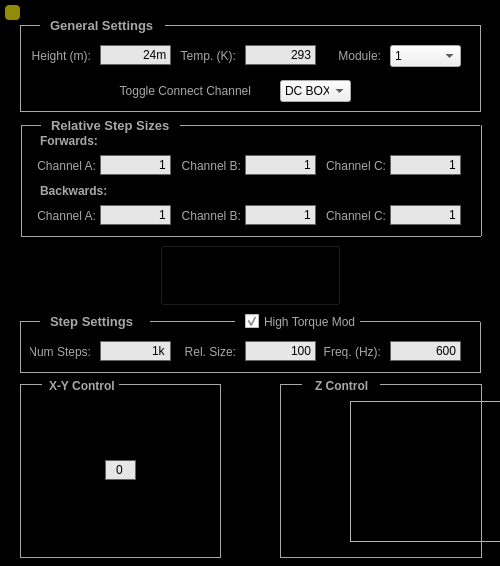
<?xml version="1.0" encoding="UTF-8"?>
<ui version="4.0">
 <class>MainWindow</class>
 <widget class="QMainWindow" name="MainWindow">
  <property name="geometry">
   <rect>
    <x>0</x>
    <y>0</y>
    <width>500</width>
    <height>566</height>
   </rect>
  </property>
  <property name="sizePolicy">
   <sizepolicy hsizetype="Fixed" vsizetype="Fixed">
    <horstretch>0</horstretch>
    <verstretch>0</verstretch>
   </sizepolicy>
  </property>
  <property name="minimumSize">
   <size>
    <width>500</width>
    <height>566</height>
   </size>
  </property>
  <property name="maximumSize">
   <size>
    <width>750</width>
    <height>566</height>
   </size>
  </property>
  <property name="windowTitle">
   <string>JPE Manual Control</string>
  </property>
  <property name="windowIcon">
   <iconset resource="../Resources/nSOTScannerResources.qrc">
    <normaloff>:/nSOTScanner/Pictures/jj_schema.svg</normaloff>:/nSOTScanner/Pictures/jj_schema.svg</iconset>
  </property>
  <widget class="QWidget" name="centralwidget">
   <property name="sizePolicy">
    <sizepolicy hsizetype="Fixed" vsizetype="Fixed">
     <horstretch>0</horstretch>
     <verstretch>0</verstretch>
    </sizepolicy>
   </property>
   <property name="styleSheet">
    <string notr="true">#centralwidget{background-color: rgb(0,0,0);}

QLabel{
color:rgb(168,168,168)
}

QLineEdit{
border: 1px solid rgb(100,100,100);
background-color:rgb(230,230,230);
}

QTextEdit{
border: 1px solid black;
background-color: black;
color:rgb(168,168,168);
}

</string>
   </property>
   <widget class="QPushButton" name="push_Servers">
    <property name="geometry">
     <rect>
      <x>5</x>
      <y>5</y>
      <width>15</width>
      <height>15</height>
     </rect>
    </property>
    <property name="styleSheet">
     <string notr="true">#push_Servers{
background: rgb(144, 140, 9);
 border-radius: 4px;
}</string>
    </property>
    <property name="text">
     <string/>
    </property>
   </widget>
   <widget class="QLabel" name="label_12">
    <property name="geometry">
     <rect>
      <x>165</x>
      <y>341</y>
      <width>71</width>
      <height>22</height>
     </rect>
    </property>
    <property name="text">
     <string>Rel. Size:</string>
    </property>
    <property name="alignment">
     <set>Qt::AlignRight|Qt::AlignTrailing|Qt::AlignVCenter</set>
    </property>
   </widget>
   <widget class="QLabel" name="label_21">
    <property name="geometry">
     <rect>
      <x>270</x>
      <y>45</y>
      <width>111</width>
      <height>22</height>
     </rect>
    </property>
    <property name="text">
     <string>Module:</string>
    </property>
    <property name="alignment">
     <set>Qt::AlignRight|Qt::AlignTrailing|Qt::AlignVCenter</set>
    </property>
   </widget>
   <widget class="QLineEdit" name="lineEdit_Temperature">
    <property name="geometry">
     <rect>
      <x>245</x>
      <y>45</y>
      <width>71</width>
      <height>20</height>
     </rect>
    </property>
    <property name="text">
     <string>293</string>
    </property>
    <property name="alignment">
     <set>Qt::AlignRight|Qt::AlignTrailing|Qt::AlignVCenter</set>
    </property>
   </widget>
   <widget class="QLabel" name="label_14">
    <property name="geometry">
     <rect>
      <x>155</x>
      <y>45</y>
      <width>81</width>
      <height>22</height>
     </rect>
    </property>
    <property name="text">
     <string>Temp. (K):</string>
    </property>
    <property name="alignment">
     <set>Qt::AlignRight|Qt::AlignTrailing|Qt::AlignVCenter</set>
    </property>
   </widget>
   <widget class="QLabel" name="label_title_8">
    <property name="geometry">
     <rect>
      <x>50</x>
      <y>311</y>
      <width>311</width>
      <height>21</height>
     </rect>
    </property>
    <property name="font">
     <font>
      <pointsize>10</pointsize>
      <weight>75</weight>
      <bold>true</bold>
     </font>
    </property>
    <property name="styleSheet">
     <string notr="true">#label_title{
color:rgb(168,168,168)
}</string>
    </property>
    <property name="text">
     <string>Step Settings</string>
    </property>
    <property name="alignment">
     <set>Qt::AlignLeading|Qt::AlignLeft|Qt::AlignVCenter</set>
    </property>
   </widget>
   <widget class="QLineEdit" name="lineEdit_JPE_Approach_Freq">
    <property name="geometry">
     <rect>
      <x>390</x>
      <y>341</y>
      <width>71</width>
      <height>20</height>
     </rect>
    </property>
    <property name="text">
     <string>600</string>
    </property>
    <property name="alignment">
     <set>Qt::AlignRight|Qt::AlignTrailing|Qt::AlignVCenter</set>
    </property>
   </widget>
   <widget class="QLabel" name="label_title_5">
    <property name="geometry">
     <rect>
      <x>50</x>
      <y>15</y>
      <width>311</width>
      <height>21</height>
     </rect>
    </property>
    <property name="font">
     <font>
      <pointsize>10</pointsize>
      <weight>75</weight>
      <bold>true</bold>
     </font>
    </property>
    <property name="styleSheet">
     <string notr="true">#label_title{
color:rgb(168,168,168)
}</string>
    </property>
    <property name="text">
     <string>General Settings</string>
    </property>
    <property name="alignment">
     <set>Qt::AlignLeading|Qt::AlignLeft|Qt::AlignVCenter</set>
    </property>
   </widget>
   <widget class="Line" name="line_4">
    <property name="geometry">
     <rect>
      <x>20</x>
      <y>371</y>
      <width>460</width>
      <height>3</height>
     </rect>
    </property>
    <property name="styleSheet">
     <string notr="true">#line_4{
color:rgb(168,168,168)
}</string>
    </property>
    <property name="frameShadow">
     <enum>QFrame::Plain</enum>
    </property>
    <property name="lineWidth">
     <number>1</number>
    </property>
    <property name="orientation">
     <enum>Qt::Horizontal</enum>
    </property>
   </widget>
   <widget class="QLineEdit" name="lineEdit_Tip_Height">
    <property name="geometry">
     <rect>
      <x>100</x>
      <y>45</y>
      <width>71</width>
      <height>20</height>
     </rect>
    </property>
    <property name="text">
     <string>24m</string>
    </property>
    <property name="alignment">
     <set>Qt::AlignRight|Qt::AlignTrailing|Qt::AlignVCenter</set>
    </property>
   </widget>
   <widget class="QLabel" name="label_11">
    <property name="geometry">
     <rect>
      <x>30</x>
      <y>341</y>
      <width>61</width>
      <height>22</height>
     </rect>
    </property>
    <property name="text">
     <string>Num Steps:</string>
    </property>
    <property name="alignment">
     <set>Qt::AlignRight|Qt::AlignTrailing|Qt::AlignVCenter</set>
    </property>
   </widget>
   <widget class="QComboBox" name="comboBox_JPE_Address">
    <property name="geometry">
     <rect>
      <x>390</x>
      <y>45</y>
      <width>71</width>
      <height>22</height>
     </rect>
    </property>
    <property name="currentIndex">
     <number>0</number>
    </property>
    <item>
     <property name="text">
      <string>1</string>
     </property>
    </item>
    <item>
     <property name="text">
      <string>2</string>
     </property>
    </item>
    <item>
     <property name="text">
      <string>3</string>
     </property>
    </item>
    <item>
     <property name="text">
      <string>4</string>
     </property>
    </item>
    <item>
     <property name="text">
      <string>5</string>
     </property>
    </item>
    <item>
     <property name="text">
      <string>6</string>
     </property>
    </item>
   </widget>
   <widget class="QLineEdit" name="lineEdit_JPE_Approach_Steps">
    <property name="geometry">
     <rect>
      <x>100</x>
      <y>341</y>
      <width>71</width>
      <height>20</height>
     </rect>
    </property>
    <property name="toolTip">
     <string>One step at 100% step size might correspond to approximately 25 nm. </string>
    </property>
    <property name="text">
     <string>1k</string>
    </property>
    <property name="alignment">
     <set>Qt::AlignRight|Qt::AlignTrailing|Qt::AlignVCenter</set>
    </property>
   </widget>
   <widget class="QLineEdit" name="lineEdit_JPE_Approach_Size">
    <property name="geometry">
     <rect>
      <x>245</x>
      <y>341</y>
      <width>71</width>
      <height>20</height>
     </rect>
    </property>
    <property name="text">
     <string>100</string>
    </property>
    <property name="alignment">
     <set>Qt::AlignRight|Qt::AlignTrailing|Qt::AlignVCenter</set>
    </property>
   </widget>
   <widget class="QLabel" name="label_10">
    <property name="geometry">
     <rect>
      <x>300</x>
      <y>341</y>
      <width>81</width>
      <height>22</height>
     </rect>
    </property>
    <property name="text">
     <string>Freq. (Hz):</string>
    </property>
    <property name="alignment">
     <set>Qt::AlignRight|Qt::AlignTrailing|Qt::AlignVCenter</set>
    </property>
   </widget>
   <widget class="QLabel" name="label_13">
    <property name="geometry">
     <rect>
      <x>30</x>
      <y>45</y>
      <width>61</width>
      <height>22</height>
     </rect>
    </property>
    <property name="text">
     <string>Height (m):</string>
    </property>
    <property name="alignment">
     <set>Qt::AlignRight|Qt::AlignTrailing|Qt::AlignVCenter</set>
    </property>
   </widget>
   <widget class="QPushButton" name="push_moveNegX">
    <property name="geometry">
     <rect>
      <x>45</x>
      <y>455</y>
      <width>45</width>
      <height>31</height>
     </rect>
    </property>
    <property name="styleSheet">
     <string notr="true">#push_moveNegX{
image:url(:/nSOTScanner/Pictures/doublearrow_left.png);
background: black;
border: 0px solid rgb(95,107,166);
}

QPushButton:pressed#push_moveNegX{
image:url(:/nSOTScanner/Pictures/doublearrow_left.png);
background: rgb(95,107,166);
border: 1px solid rgb(95,107,166);
}</string>
    </property>
    <property name="text">
     <string/>
    </property>
   </widget>
   <widget class="QPushButton" name="push_movePosY">
    <property name="geometry">
     <rect>
      <x>105</x>
      <y>395</y>
      <width>31</width>
      <height>45</height>
     </rect>
    </property>
    <property name="styleSheet">
     <string notr="true">#push_movePosY{
image:url(:/nSOTScanner/Pictures/doublearrow_up.png);
background: black;
border: 0px solid rgb(95,107,166);
}

QPushButton:pressed#push_movePosY{
image:url(:/nSOTScanner/Pictures/doublearrow_up.png);
background: rgb(95,107,166);
border: 1px solid rgb(95,107,166);
}</string>
    </property>
    <property name="text">
     <string/>
    </property>
   </widget>
   <widget class="QPushButton" name="push_moveNegY">
    <property name="geometry">
     <rect>
      <x>105</x>
      <y>501</y>
      <width>31</width>
      <height>45</height>
     </rect>
    </property>
    <property name="styleSheet">
     <string notr="true">#push_moveNegY{
image:url(:/nSOTScanner/Pictures/doublearrow_down.png);
background: black;
border: 0px solid rgb(95,107,166);
}

QPushButton:pressed#push_moveNegY{
image:url(:/nSOTScanner/Pictures/doublearrow_down.png);
background: rgb(95,107,166);
border: 1px solid rgb(95,107,166);
}</string>
    </property>
    <property name="text">
     <string/>
    </property>
   </widget>
   <widget class="QPushButton" name="push_movePosX">
    <property name="geometry">
     <rect>
      <x>151</x>
      <y>455</y>
      <width>45</width>
      <height>31</height>
     </rect>
    </property>
    <property name="styleSheet">
     <string notr="true">#push_movePosX{
image:url(:/nSOTScanner/Pictures/doublearrow_right.png);
background: black;
border: 0px solid rgb(95,107,166);
}

QPushButton:pressed#push_movePosX{
image:url(:/nSOTScanner/Pictures/doublearrow_right.png);
background: rgb(95,107,166);
border: 1px solid rgb(95,107,166);
}</string>
    </property>
    <property name="text">
     <string/>
    </property>
   </widget>
   <widget class="QPushButton" name="push_movePosZ">
    <property name="geometry">
     <rect>
      <x>310</x>
      <y>401</y>
      <width>31</width>
      <height>45</height>
     </rect>
    </property>
    <property name="styleSheet">
     <string notr="true">#push_movePosZ{
image:url(:/nSOTScanner/Pictures/doublearrow_up.png);
background: black;
border: 0px solid rgb(95,107,166);
}

QPushButton:pressed#push_movePosZ{
image:url(:/nSOTScanner/Pictures/doublearrow_up.png);
background: rgb(95,107,166);
border: 1px solid rgb(95,107,166);
}</string>
    </property>
    <property name="text">
     <string/>
    </property>
   </widget>
   <widget class="QPushButton" name="push_moveNegZ">
    <property name="geometry">
     <rect>
      <x>310</x>
      <y>497</y>
      <width>31</width>
      <height>45</height>
     </rect>
    </property>
    <property name="styleSheet">
     <string notr="true">#push_moveNegZ{
image:url(:/nSOTScanner/Pictures/doublearrow_down.png);
background: black;
border: 0px solid rgb(95,107,166);
}

QPushButton:pressed#push_moveNegZ{
image:url(:/nSOTScanner/Pictures/doublearrow_down.png);
background: rgb(95,107,166);
border: 1px solid rgb(95,107,166);
}</string>
    </property>
    <property name="text">
     <string/>
    </property>
   </widget>
   <widget class="QFrame" name="frame">
    <property name="geometry">
     <rect>
      <x>350</x>
      <y>401</y>
      <width>151</width>
      <height>141</height>
     </rect>
    </property>
    <property name="styleSheet">
     <string notr="true">#frame{
image:url(:/nSOTScanner/Pictures/Tip-Sample.png);
}</string>
    </property>
    <property name="frameShape">
     <enum>QFrame::StyledPanel</enum>
    </property>
    <property name="frameShadow">
     <enum>QFrame::Raised</enum>
    </property>
   </widget>
   <widget class="QLabel" name="label_XYControl">
    <property name="geometry">
     <rect>
      <x>49</x>
      <y>377</y>
      <width>71</width>
      <height>17</height>
     </rect>
    </property>
    <property name="font">
     <font>
      <weight>75</weight>
      <bold>true</bold>
     </font>
    </property>
    <property name="text">
     <string>X-Y Control</string>
    </property>
   </widget>
   <widget class="QLabel" name="label_ZControl">
    <property name="geometry">
     <rect>
      <x>315</x>
      <y>377</y>
      <width>61</width>
      <height>17</height>
     </rect>
    </property>
    <property name="font">
     <font>
      <weight>75</weight>
      <bold>true</bold>
     </font>
    </property>
    <property name="text">
     <string>Z Control</string>
    </property>
   </widget>
   <widget class="Line" name="line">
    <property name="geometry">
     <rect>
      <x>119</x>
      <y>383</y>
      <width>102</width>
      <height>3</height>
     </rect>
    </property>
    <property name="styleSheet">
     <string notr="true">#line{
color:rgb(168,168,168)
}</string>
    </property>
    <property name="frameShadow">
     <enum>QFrame::Plain</enum>
    </property>
    <property name="orientation">
     <enum>Qt::Horizontal</enum>
    </property>
   </widget>
   <widget class="Line" name="line_2">
    <property name="geometry">
     <rect>
      <x>219</x>
      <y>384</y>
      <width>3</width>
      <height>173</height>
     </rect>
    </property>
    <property name="styleSheet">
     <string notr="true">#line_2{
color:rgb(168,168,168)
}</string>
    </property>
    <property name="frameShadow">
     <enum>QFrame::Plain</enum>
    </property>
    <property name="orientation">
     <enum>Qt::Vertical</enum>
    </property>
   </widget>
   <widget class="Line" name="line_3">
    <property name="geometry">
     <rect>
      <x>20</x>
      <y>556</y>
      <width>201</width>
      <height>3</height>
     </rect>
    </property>
    <property name="styleSheet">
     <string notr="true">#line_3{
color:rgb(168,168,168)
}</string>
    </property>
    <property name="frameShadow">
     <enum>QFrame::Plain</enum>
    </property>
    <property name="orientation">
     <enum>Qt::Horizontal</enum>
    </property>
   </widget>
   <widget class="Line" name="line_5">
    <property name="geometry">
     <rect>
      <x>19</x>
      <y>384</y>
      <width>3</width>
      <height>173</height>
     </rect>
    </property>
    <property name="styleSheet">
     <string notr="true">#line_5{
color:rgb(168,168,168)
}</string>
    </property>
    <property name="frameShadow">
     <enum>QFrame::Plain</enum>
    </property>
    <property name="orientation">
     <enum>Qt::Vertical</enum>
    </property>
   </widget>
   <widget class="Line" name="line_6">
    <property name="geometry">
     <rect>
      <x>20</x>
      <y>383</y>
      <width>22</width>
      <height>3</height>
     </rect>
    </property>
    <property name="styleSheet">
     <string notr="true">#line_6{
color:rgb(168,168,168)
}</string>
    </property>
    <property name="frameShadow">
     <enum>QFrame::Plain</enum>
    </property>
    <property name="orientation">
     <enum>Qt::Horizontal</enum>
    </property>
   </widget>
   <widget class="Line" name="line_7">
    <property name="geometry">
     <rect>
      <x>380</x>
      <y>383</y>
      <width>102</width>
      <height>3</height>
     </rect>
    </property>
    <property name="styleSheet">
     <string notr="true">#line_7{
color:rgb(168,168,168)
}</string>
    </property>
    <property name="frameShadow">
     <enum>QFrame::Plain</enum>
    </property>
    <property name="orientation">
     <enum>Qt::Horizontal</enum>
    </property>
   </widget>
   <widget class="Line" name="line_8">
    <property name="geometry">
     <rect>
      <x>480</x>
      <y>384</y>
      <width>3</width>
      <height>173</height>
     </rect>
    </property>
    <property name="styleSheet">
     <string notr="true">#line_8{
color:rgb(168,168,168)
}</string>
    </property>
    <property name="frameShadow">
     <enum>QFrame::Plain</enum>
    </property>
    <property name="orientation">
     <enum>Qt::Vertical</enum>
    </property>
   </widget>
   <widget class="Line" name="line_9">
    <property name="geometry">
     <rect>
      <x>279</x>
      <y>384</y>
      <width>3</width>
      <height>173</height>
     </rect>
    </property>
    <property name="styleSheet">
     <string notr="true">#line_9{
color:rgb(168,168,168)
}</string>
    </property>
    <property name="frameShadow">
     <enum>QFrame::Plain</enum>
    </property>
    <property name="orientation">
     <enum>Qt::Vertical</enum>
    </property>
   </widget>
   <widget class="Line" name="line_10">
    <property name="geometry">
     <rect>
      <x>280</x>
      <y>383</y>
      <width>22</width>
      <height>3</height>
     </rect>
    </property>
    <property name="styleSheet">
     <string notr="true">#line_10{
color:rgb(168,168,168)
}</string>
    </property>
    <property name="frameShadow">
     <enum>QFrame::Plain</enum>
    </property>
    <property name="orientation">
     <enum>Qt::Horizontal</enum>
    </property>
   </widget>
   <widget class="Line" name="line_11">
    <property name="geometry">
     <rect>
      <x>280</x>
      <y>556</y>
      <width>202</width>
      <height>3</height>
     </rect>
    </property>
    <property name="styleSheet">
     <string notr="true">#line_11{
color:rgb(168,168,168)
}</string>
    </property>
    <property name="frameShadow">
     <enum>QFrame::Plain</enum>
    </property>
    <property name="orientation">
     <enum>Qt::Horizontal</enum>
    </property>
   </widget>
   <widget class="Line" name="line_12">
    <property name="geometry">
     <rect>
      <x>150</x>
      <y>320</y>
      <width>85</width>
      <height>3</height>
     </rect>
    </property>
    <property name="styleSheet">
     <string notr="true">#line_12{
color:rgb(168,168,168)
}</string>
    </property>
    <property name="frameShadow">
     <enum>QFrame::Plain</enum>
    </property>
    <property name="lineWidth">
     <number>1</number>
    </property>
    <property name="orientation">
     <enum>Qt::Horizontal</enum>
    </property>
   </widget>
   <widget class="Line" name="line_13">
    <property name="geometry">
     <rect>
      <x>479</x>
      <y>322</y>
      <width>3</width>
      <height>51</height>
     </rect>
    </property>
    <property name="styleSheet">
     <string notr="true">#line_13{
color:rgb(168,168,168)
}</string>
    </property>
    <property name="frameShadow">
     <enum>QFrame::Plain</enum>
    </property>
    <property name="orientation">
     <enum>Qt::Vertical</enum>
    </property>
   </widget>
   <widget class="Line" name="line_14">
    <property name="geometry">
     <rect>
      <x>19</x>
      <y>322</y>
      <width>3</width>
      <height>51</height>
     </rect>
    </property>
    <property name="styleSheet">
     <string notr="true">#line_14{
color:rgb(168,168,168)
}</string>
    </property>
    <property name="frameShadow">
     <enum>QFrame::Plain</enum>
    </property>
    <property name="orientation">
     <enum>Qt::Vertical</enum>
    </property>
   </widget>
   <widget class="Line" name="line_15">
    <property name="geometry">
     <rect>
      <x>20</x>
      <y>320</y>
      <width>20</width>
      <height>3</height>
     </rect>
    </property>
    <property name="styleSheet">
     <string notr="true">#line_15{
color:rgb(168,168,168)
}</string>
    </property>
    <property name="frameShadow">
     <enum>QFrame::Plain</enum>
    </property>
    <property name="lineWidth">
     <number>1</number>
    </property>
    <property name="orientation">
     <enum>Qt::Horizontal</enum>
    </property>
   </widget>
   <widget class="Line" name="line_16">
    <property name="geometry">
     <rect>
      <x>165</x>
      <y>24</y>
      <width>315</width>
      <height>3</height>
     </rect>
    </property>
    <property name="styleSheet">
     <string notr="true">#line_16{
color:rgb(168,168,168)
}</string>
    </property>
    <property name="frameShadow">
     <enum>QFrame::Plain</enum>
    </property>
    <property name="lineWidth">
     <number>1</number>
    </property>
    <property name="orientation">
     <enum>Qt::Horizontal</enum>
    </property>
   </widget>
   <widget class="Line" name="line_17">
    <property name="geometry">
     <rect>
      <x>19</x>
      <y>25</y>
      <width>3</width>
      <height>86</height>
     </rect>
    </property>
    <property name="styleSheet">
     <string notr="true">#line_17{
color:rgb(168,168,168)
}</string>
    </property>
    <property name="frameShadow">
     <enum>QFrame::Plain</enum>
    </property>
    <property name="orientation">
     <enum>Qt::Vertical</enum>
    </property>
   </widget>
   <widget class="Line" name="line_18">
    <property name="geometry">
     <rect>
      <x>479</x>
      <y>25</y>
      <width>3</width>
      <height>87</height>
     </rect>
    </property>
    <property name="styleSheet">
     <string notr="true">#line_18{
color:rgb(168,168,168)
}</string>
    </property>
    <property name="frameShadow">
     <enum>QFrame::Plain</enum>
    </property>
    <property name="orientation">
     <enum>Qt::Vertical</enum>
    </property>
   </widget>
   <widget class="Line" name="line_19">
    <property name="geometry">
     <rect>
      <x>20</x>
      <y>24</y>
      <width>20</width>
      <height>3</height>
     </rect>
    </property>
    <property name="styleSheet">
     <string notr="true">#line_19{
color:rgb(168,168,168)
}</string>
    </property>
    <property name="frameShadow">
     <enum>QFrame::Plain</enum>
    </property>
    <property name="lineWidth">
     <number>1</number>
    </property>
    <property name="orientation">
     <enum>Qt::Horizontal</enum>
    </property>
   </widget>
   <widget class="Line" name="line_20">
    <property name="geometry">
     <rect>
      <x>20</x>
      <y>110</y>
      <width>460</width>
      <height>3</height>
     </rect>
    </property>
    <property name="styleSheet">
     <string notr="true">#line_20{
color:rgb(168,168,168)
}</string>
    </property>
    <property name="frameShadow">
     <enum>QFrame::Plain</enum>
    </property>
    <property name="lineWidth">
     <number>1</number>
    </property>
    <property name="orientation">
     <enum>Qt::Horizontal</enum>
    </property>
   </widget>
   <widget class="QCheckBox" name="checkBox_Torque">
    <property name="geometry">
     <rect>
      <x>245</x>
      <y>311</y>
      <width>111</width>
      <height>21</height>
     </rect>
    </property>
    <property name="styleSheet">
     <string notr="true">#checkBox_Torque{
color: rgb(168,168,168)
}</string>
    </property>
    <property name="text">
     <string>High Torque Mode</string>
    </property>
    <property name="checked">
     <bool>true</bool>
    </property>
   </widget>
   <widget class="Line" name="line_21">
    <property name="geometry">
     <rect>
      <x>360</x>
      <y>320</y>
      <width>120</width>
      <height>3</height>
     </rect>
    </property>
    <property name="styleSheet">
     <string notr="true">#line_21{
color:rgb(168,168,168)
}</string>
    </property>
    <property name="frameShadow">
     <enum>QFrame::Plain</enum>
    </property>
    <property name="lineWidth">
     <number>1</number>
    </property>
    <property name="orientation">
     <enum>Qt::Horizontal</enum>
    </property>
   </widget>
   <widget class="QLineEdit" name="lineEdit_weight_for_A">
    <property name="geometry">
     <rect>
      <x>100</x>
      <y>155</y>
      <width>71</width>
      <height>20</height>
     </rect>
    </property>
    <property name="toolTip">
     <string>One step at 100% step size might correspond to approximately 25 nm. </string>
    </property>
    <property name="text">
     <string>1</string>
    </property>
    <property name="alignment">
     <set>Qt::AlignRight|Qt::AlignTrailing|Qt::AlignVCenter</set>
    </property>
   </widget>
   <widget class="QLineEdit" name="lineEdit_weight_for_C">
    <property name="geometry">
     <rect>
      <x>390</x>
      <y>155</y>
      <width>71</width>
      <height>20</height>
     </rect>
    </property>
    <property name="text">
     <string>1</string>
    </property>
    <property name="alignment">
     <set>Qt::AlignRight|Qt::AlignTrailing|Qt::AlignVCenter</set>
    </property>
   </widget>
   <widget class="QLineEdit" name="lineEdit_weight_for_B">
    <property name="geometry">
     <rect>
      <x>245</x>
      <y>155</y>
      <width>71</width>
      <height>20</height>
     </rect>
    </property>
    <property name="text">
     <string>1</string>
    </property>
    <property name="alignment">
     <set>Qt::AlignRight|Qt::AlignTrailing|Qt::AlignVCenter</set>
    </property>
   </widget>
   <widget class="Line" name="line_22">
    <property name="geometry">
     <rect>
      <x>21</x>
      <y>235</y>
      <width>460</width>
      <height>3</height>
     </rect>
    </property>
    <property name="styleSheet">
     <string notr="true">#line_22{
color:rgb(168,168,168)
}</string>
    </property>
    <property name="frameShadow">
     <enum>QFrame::Plain</enum>
    </property>
    <property name="lineWidth">
     <number>1</number>
    </property>
    <property name="orientation">
     <enum>Qt::Horizontal</enum>
    </property>
   </widget>
   <widget class="Line" name="line_23">
    <property name="geometry">
     <rect>
      <x>21</x>
      <y>124</y>
      <width>20</width>
      <height>3</height>
     </rect>
    </property>
    <property name="styleSheet">
     <string notr="true">#line_23{
color:rgb(168,168,168)
}</string>
    </property>
    <property name="frameShadow">
     <enum>QFrame::Plain</enum>
    </property>
    <property name="lineWidth">
     <number>1</number>
    </property>
    <property name="orientation">
     <enum>Qt::Horizontal</enum>
    </property>
   </widget>
   <widget class="Line" name="line_24">
    <property name="geometry">
     <rect>
      <x>180</x>
      <y>124</y>
      <width>300</width>
      <height>3</height>
     </rect>
    </property>
    <property name="styleSheet">
     <string notr="true">#line_24{
color:rgb(168,168,168)
}</string>
    </property>
    <property name="frameShadow">
     <enum>QFrame::Plain</enum>
    </property>
    <property name="lineWidth">
     <number>1</number>
    </property>
    <property name="orientation">
     <enum>Qt::Horizontal</enum>
    </property>
   </widget>
   <widget class="Line" name="line_25">
    <property name="geometry">
     <rect>
      <x>480</x>
      <y>125</y>
      <width>3</width>
      <height>111</height>
     </rect>
    </property>
    <property name="styleSheet">
     <string notr="true">#line_25{
color:rgb(168,168,168)
}</string>
    </property>
    <property name="frameShadow">
     <enum>QFrame::Plain</enum>
    </property>
    <property name="orientation">
     <enum>Qt::Vertical</enum>
    </property>
   </widget>
   <widget class="QLabel" name="label_title_6">
    <property name="geometry">
     <rect>
      <x>51</x>
      <y>115</y>
      <width>311</width>
      <height>21</height>
     </rect>
    </property>
    <property name="font">
     <font>
      <pointsize>10</pointsize>
      <weight>75</weight>
      <bold>true</bold>
     </font>
    </property>
    <property name="styleSheet">
     <string notr="true">#label_title{
color:rgb(168,168,168)
}</string>
    </property>
    <property name="text">
     <string>Relative Step Sizes</string>
    </property>
    <property name="alignment">
     <set>Qt::AlignLeading|Qt::AlignLeft|Qt::AlignVCenter</set>
    </property>
   </widget>
   <widget class="Line" name="line_26">
    <property name="geometry">
     <rect>
      <x>20</x>
      <y>125</y>
      <width>3</width>
      <height>111</height>
     </rect>
    </property>
    <property name="styleSheet">
     <string notr="true">#line_26{
color:rgb(168,168,168)
}</string>
    </property>
    <property name="frameShadow">
     <enum>QFrame::Plain</enum>
    </property>
    <property name="orientation">
     <enum>Qt::Vertical</enum>
    </property>
   </widget>
   <widget class="QLabel" name="label_15">
    <property name="geometry">
     <rect>
      <x>35</x>
      <y>155</y>
      <width>61</width>
      <height>22</height>
     </rect>
    </property>
    <property name="text">
     <string>Channel A:</string>
    </property>
    <property name="alignment">
     <set>Qt::AlignRight|Qt::AlignTrailing|Qt::AlignVCenter</set>
    </property>
   </widget>
   <widget class="QLabel" name="label_16">
    <property name="geometry">
     <rect>
      <x>180</x>
      <y>155</y>
      <width>61</width>
      <height>22</height>
     </rect>
    </property>
    <property name="text">
     <string>Channel B:</string>
    </property>
    <property name="alignment">
     <set>Qt::AlignRight|Qt::AlignTrailing|Qt::AlignVCenter</set>
    </property>
   </widget>
   <widget class="QLabel" name="label_17">
    <property name="geometry">
     <rect>
      <x>325</x>
      <y>155</y>
      <width>61</width>
      <height>22</height>
     </rect>
    </property>
    <property name="text">
     <string>Channel C:</string>
    </property>
    <property name="alignment">
     <set>Qt::AlignRight|Qt::AlignTrailing|Qt::AlignVCenter</set>
    </property>
   </widget>
   <widget class="QLabel" name="label_18">
    <property name="geometry">
     <rect>
      <x>180</x>
      <y>205</y>
      <width>61</width>
      <height>22</height>
     </rect>
    </property>
    <property name="text">
     <string>Channel B:</string>
    </property>
    <property name="alignment">
     <set>Qt::AlignRight|Qt::AlignTrailing|Qt::AlignVCenter</set>
    </property>
   </widget>
   <widget class="QLineEdit" name="lineEdit_weight_back_B">
    <property name="geometry">
     <rect>
      <x>245</x>
      <y>205</y>
      <width>71</width>
      <height>20</height>
     </rect>
    </property>
    <property name="text">
     <string>1</string>
    </property>
    <property name="alignment">
     <set>Qt::AlignRight|Qt::AlignTrailing|Qt::AlignVCenter</set>
    </property>
   </widget>
   <widget class="QLineEdit" name="lineEdit_weight_back_C">
    <property name="geometry">
     <rect>
      <x>390</x>
      <y>205</y>
      <width>71</width>
      <height>20</height>
     </rect>
    </property>
    <property name="text">
     <string>1</string>
    </property>
    <property name="alignment">
     <set>Qt::AlignRight|Qt::AlignTrailing|Qt::AlignVCenter</set>
    </property>
   </widget>
   <widget class="QLabel" name="label_19">
    <property name="geometry">
     <rect>
      <x>325</x>
      <y>205</y>
      <width>61</width>
      <height>22</height>
     </rect>
    </property>
    <property name="text">
     <string>Channel C:</string>
    </property>
    <property name="alignment">
     <set>Qt::AlignRight|Qt::AlignTrailing|Qt::AlignVCenter</set>
    </property>
   </widget>
   <widget class="QLineEdit" name="lineEdit_weight_back_A">
    <property name="geometry">
     <rect>
      <x>100</x>
      <y>205</y>
      <width>71</width>
      <height>20</height>
     </rect>
    </property>
    <property name="toolTip">
     <string>One step at 100% step size might correspond to approximately 25 nm. </string>
    </property>
    <property name="text">
     <string>1</string>
    </property>
    <property name="alignment">
     <set>Qt::AlignRight|Qt::AlignTrailing|Qt::AlignVCenter</set>
    </property>
   </widget>
   <widget class="QLabel" name="label_20">
    <property name="geometry">
     <rect>
      <x>35</x>
      <y>205</y>
      <width>61</width>
      <height>22</height>
     </rect>
    </property>
    <property name="text">
     <string>Channel A:</string>
    </property>
    <property name="alignment">
     <set>Qt::AlignRight|Qt::AlignTrailing|Qt::AlignVCenter</set>
    </property>
   </widget>
   <widget class="QLabel" name="label_22">
    <property name="geometry">
     <rect>
      <x>40</x>
      <y>180</y>
      <width>91</width>
      <height>22</height>
     </rect>
    </property>
    <property name="font">
     <font>
      <pointsize>9</pointsize>
      <weight>75</weight>
      <bold>true</bold>
     </font>
    </property>
    <property name="text">
     <string>Backwards:</string>
    </property>
    <property name="alignment">
     <set>Qt::AlignLeading|Qt::AlignLeft|Qt::AlignVCenter</set>
    </property>
   </widget>
   <widget class="QLabel" name="label_23">
    <property name="geometry">
     <rect>
      <x>40</x>
      <y>130</y>
      <width>61</width>
      <height>22</height>
     </rect>
    </property>
    <property name="font">
     <font>
      <pointsize>9</pointsize>
      <weight>75</weight>
      <bold>true</bold>
     </font>
    </property>
    <property name="text">
     <string>Forwards:</string>
    </property>
    <property name="alignment">
     <set>Qt::AlignLeading|Qt::AlignLeft|Qt::AlignVCenter</set>
    </property>
   </widget>
   <widget class="QFrame" name="frame_2">
    <property name="geometry">
     <rect>
      <x>690</x>
      <y>10</y>
      <width>51</width>
      <height>81</height>
     </rect>
    </property>
    <property name="styleSheet">
     <string notr="true">#frame_2{
border-image: url(:/nSOTScanner/Pictures/21232342inverted.bmp)
}</string>
    </property>
    <property name="frameShape">
     <enum>QFrame::StyledPanel</enum>
    </property>
    <property name="frameShadow">
     <enum>QFrame::Raised</enum>
    </property>
   </widget>
   <widget class="QPushButton" name="push_JPEConnect">
    <property name="geometry">
     <rect>
      <x>160</x>
      <y>245</y>
      <width>181</width>
      <height>61</height>
     </rect>
    </property>
    <property name="styleSheet">
     <string notr="true">#push_JPEConnect{
image: url(:/nSOTScanner/Pictures/Disconnected.png);
background: black;
}</string>
    </property>
    <property name="text">
     <string/>
    </property>
   </widget>
   <widget class="QComboBox" name="comboBox_JPE_Toggle">
    <property name="geometry">
     <rect>
      <x>280</x>
      <y>80</y>
      <width>71</width>
      <height>22</height>
     </rect>
    </property>
    <property name="currentIndex">
     <number>2</number>
    </property>
    <item>
     <property name="text">
      <string>DC BOX 1</string>
     </property>
    </item>
    <item>
     <property name="text">
      <string>DC BOX 2</string>
     </property>
    </item>
    <item>
     <property name="text">
      <string>DC BOX 3</string>
     </property>
    </item>
    <item>
     <property name="text">
      <string>DC BOX 4</string>
     </property>
    </item>
    <item>
     <property name="text">
      <string>DC BOX 5</string>
     </property>
    </item>
    <item>
     <property name="text">
      <string>DC BOX 6</string>
     </property>
    </item>
    <item>
     <property name="text">
      <string>DC BOX 7</string>
     </property>
    </item>
    <item>
     <property name="text">
      <string>DC BOX 8</string>
     </property>
    </item>
   </widget>
   <widget class="QLabel" name="label_24">
    <property name="geometry">
     <rect>
      <x>100</x>
      <y>80</y>
      <width>151</width>
      <height>22</height>
     </rect>
    </property>
    <property name="text">
     <string>Toggle Connect Channel</string>
    </property>
    <property name="alignment">
     <set>Qt::AlignRight|Qt::AlignTrailing|Qt::AlignVCenter</set>
    </property>
   </widget>
   <widget class="QLineEdit" name="lineEdit_VectorAngle">
    <property name="geometry">
     <rect>
      <x>105</x>
      <y>460</y>
      <width>31</width>
      <height>20</height>
     </rect>
    </property>
    <property name="text">
     <string>0</string>
    </property>
    <property name="alignment">
     <set>Qt::AlignCenter</set>
    </property>
   </widget>
   <widget class="QPushButton" name="pushButton_toggleMode">
    <property name="geometry">
     <rect>
      <x>235</x>
      <y>375</y>
      <width>31</width>
      <height>23</height>
     </rect>
    </property>
    <property name="toolTip">
     <string>Cycle through different control modes.</string>
    </property>
    <property name="styleSheet">
     <string notr="true">#pushButton_toggleMode{
image:url(:/nSOTScanner/Pictures/refreshIcon.png);
background: black;
border: 0px solid rgb(95,107,166);
}

QPushButton:pressed#pushButton_toggleMode{
image:url(:/nSOTScanner/Pictures/refreshIcon.png);
background: rgb(95,107,166);
border: 1px solid rgb(95,107,166);
}</string>
    </property>
    <property name="text">
     <string/>
    </property>
   </widget>
  </widget>
 </widget>
 <tabstops>
  <tabstop>lineEdit_Tip_Height</tabstop>
  <tabstop>lineEdit_Temperature</tabstop>
  <tabstop>comboBox_JPE_Address</tabstop>
  <tabstop>lineEdit_JPE_Approach_Steps</tabstop>
  <tabstop>lineEdit_JPE_Approach_Size</tabstop>
  <tabstop>lineEdit_JPE_Approach_Freq</tabstop>
  <tabstop>lineEdit_weight_for_A</tabstop>
  <tabstop>lineEdit_weight_for_B</tabstop>
  <tabstop>lineEdit_weight_for_C</tabstop>
  <tabstop>lineEdit_weight_back_A</tabstop>
  <tabstop>lineEdit_weight_back_B</tabstop>
  <tabstop>lineEdit_weight_back_C</tabstop>
  <tabstop>push_movePosY</tabstop>
  <tabstop>push_moveNegX</tabstop>
  <tabstop>push_moveNegY</tabstop>
  <tabstop>push_movePosX</tabstop>
  <tabstop>push_movePosZ</tabstop>
  <tabstop>push_moveNegZ</tabstop>
  <tabstop>checkBox_Torque</tabstop>
  <tabstop>push_Servers</tabstop>
 </tabstops>
 <resources>
  <include location="../Resources/nSOTScannerResources.qrc"/>
 </resources>
 <connections/>
</ui>
